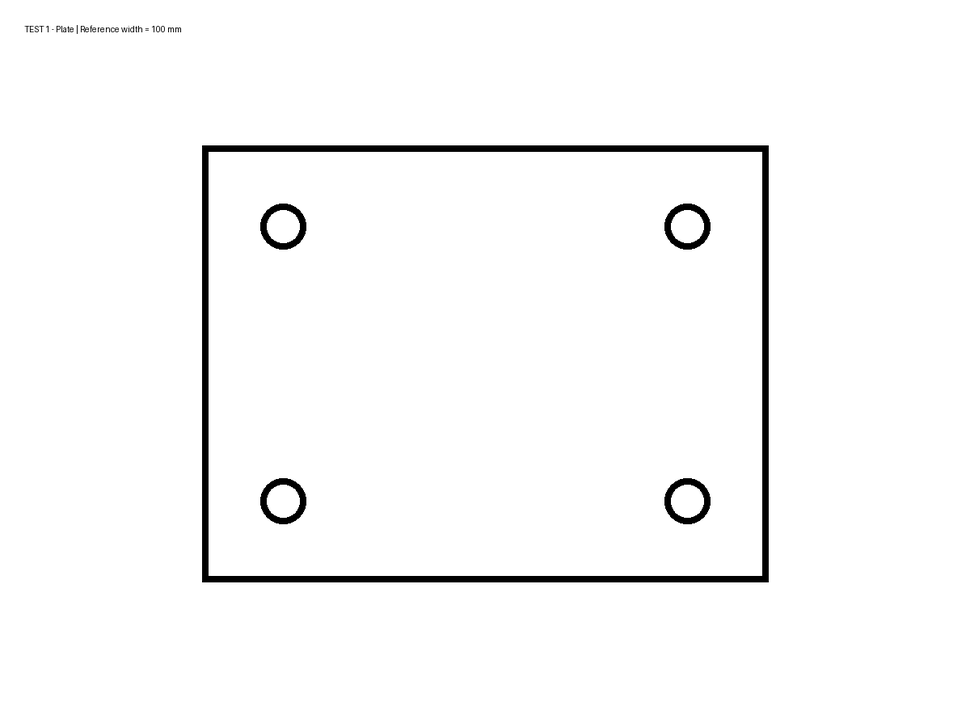
#> input picture test_01_simple_plate.png, 970 x 727 px, shrunk from 1200 x 900 before the run
$ python -i perspective_rectifier.py   (imports and definitions only)
#> lines starting #> are read from the running program, lines starting #| are printed output that depends on the picture; after the words box and inside, x2 and y2 are one past the last pixel; in counts of white or black regions, pixels touching at a corner belong together
"""perspective_rectifier.py — Camera perspective tilt detection and rectification.

Detects the workpiece bounding quadrilateral and compensates for off-axis camera tilt:
  1. Detects the largest closed workpiece contour.
  2. Extracts the 4-point quadrilateral (cv2.approxPolyDP with cv2.minAreaRect fallback).
  3. Measures keystoning convergence to estimate tilt angle.
  4. Decision rule:
     - tilt < 3.0°  -> Skip rectification entirely (avoids resampling blur on flat images).
     - 3.0° to 30.0° -> Computes homography and applies cv2.warpPerspective to rectify.
     - tilt > 30.0° -> Rejects with clear user-facing error message (camera too angled).
"""

import math
import logging
import cv2
import numpy as np

logger = logging.getLogger(__name__)

# Tilt threshold limits
MIN_TILT_TO_RECTIFY_DEG = 3.0
MAX_ALLOWED_TILT_DEG = 30.0


def order_points(pts: np.ndarray) -> np.ndarray:
    """Order 4 (x, y) points in cyclic clockwise order: [TL, TR, BR, BL]."""
    pts = pts.reshape(4, 2).astype(np.float32)
    cx = float(np.mean(pts[:, 0]))
    cy = float(np.mean(pts[:, 1]))
    angles = np.arctan2(pts[:, 1] - cy, pts[:, 0] - cx)
    idx = np.argsort(angles)
    pts = pts[idx]

    # Roll so point closest to top-left (min x+y) is index 0
    s = pts[:, 0] + pts[:, 1]
    start_idx = int(np.argmin(s))
    pts = np.roll(pts, -start_idx, axis=0)

    # Ensure clockwise ordering: P0(TL) -> P1(TR) -> P2(BR) -> P3(BL)
    v1 = pts[1] - pts[0]
    v2 = pts[3] - pts[0]
    if (v1[0] * v2[1] - v1[1] * v2[0]) < 0:
        pts = np.array([pts[0], pts[3], pts[2], pts[1]], dtype=np.float32)

    return pts


def estimate_quadrilateral(gray: np.ndarray) -> tuple[np.ndarray | None, float]:
    """Detect workpiece bounding quadrilateral and return ordered 4 corners.

    Returns:
        (ordered_quad, area) or (None, 0.0) if no valid object found.
    """
    h, w = gray.shape
    blurred = cv2.GaussianBlur(gray, (5, 5), 0)

    border = np.concatenate([gray[0, :], gray[h - 1, :], gray[:, 0], gray[:, w - 1]])
    bg_is_light = float(np.median(border)) > 127
    flag = cv2.THRESH_BINARY_INV if bg_is_light else cv2.THRESH_BINARY
    _, binary = cv2.threshold(blurred, 0, 255, flag + cv2.THRESH_OTSU)

    cnts, _ = cv2.findContours(binary, cv2.RETR_EXTERNAL, cv2.CHAIN_APPROX_SIMPLE)
    if not cnts:
        return None, 0.0

    # Filter border-touching contours
    candidates = []
    for c in cnts:
        x, y, bw, bh = cv2.boundingRect(c)
        if x <= 2 or y <= 2 or (x + bw) >= (w - 2) or (y + bh) >= (h - 2):
            continue
        area = cv2.contourArea(c)
        if area > 100:
            candidates.append((c, area))

    if not candidates:
        c = max(cnts, key=cv2.contourArea)
        area = cv2.contourArea(c)
    else:
        candidates.sort(key=lambda t: t[1], reverse=True)
        c, area = candidates[0]

    # Circular parts (e.g. gasket ring, round discs) are not quadrilateral workpieces
    peri = cv2.arcLength(c, True)
    if peri > 0:
        circ = 4 * math.pi * area / (peri ** 2)
        if circ > 0.82:
            return None, area

    approx = cv2.approxPolyDP(c, 0.02 * peri, True)

    if len(approx) == 4:
        pts = approx.reshape(4, 2)
    else:
        # Fall back to oriented minimum area bounding rectangle
        rect = cv2.minAreaRect(c)
        pts = cv2.boxPoints(rect)

    return order_points(pts), area


def measure_tilt(quad: np.ndarray) -> float:
    """Estimate camera off-axis tilt angle in degrees from quadrilateral keystoning.

    When an axis-aligned flat rectangular part is tilted toward/away from the camera,
    opposite sides converge due to perspective projection. The ratio of side lengths
    |w_top - w_bot| / max(w_top, w_bot) is proportional to perspective foreshortening.
    """
    tl, tr, br, bl = quad

    w_top = float(np.linalg.norm(tr - tl))
    w_bot = float(np.linalg.norm(br - bl))
    h_left = float(np.linalg.norm(bl - tl))
    h_right = float(np.linalg.norm(br - tr))

    w_max = max(w_top, w_bot)
    w_min = min(w_top, w_bot)
    h_max = max(h_left, h_right)
    h_min = min(h_left, h_right)

    ky = (w_max - w_min) / max(w_max, 1.0)
    kx = (h_max - h_min) / max(h_max, 1.0)
    max_k = max(kx, ky)

    # For standard top-down setup (camera distance ~ 1-1.5x sensor width),
    # the keystoning ratio k maps to tilt angle with k ~ 0.0052 per degree.
    tilt_deg = max_k / 0.0052
    return float(tilt_deg)


def rectify(image: np.ndarray) -> tuple[np.ndarray | None, float, str, str | None]:
    """Inspect image for perspective tilt and rectify if in acceptable range (3° to 30°).

    Returns:
        (rectified_img, tilt_deg, status, error_msg)
        status can be:
          - 'near_zero': tilt < 3.0° -> returned untouched
          - 'rectified': 3.0° <= tilt <= 30.0° -> homography applied
          - 'rejected_excessive_tilt': tilt > 30.0° -> None returned, hard rejected
          - 'unrectified': object detection failed
    """
    h, w = image.shape[:2]
    gray = cv2.cvtColor(image, cv2.COLOR_BGR2GRAY) if len(image.shape) == 3 else image

    quad, area = estimate_quadrilateral(gray)
    if quad is None:
        return image, 0.0, "unrectified", None

    tilt_deg = measure_tilt(quad)
    logger.info("Perspective analysis: estimated camera tilt = %.1f°", tilt_deg)

    # 1. Skip if tilt is near zero (preserves pristine images without warp blur)
    if tilt_deg < MIN_TILT_TO_RECTIFY_DEG:
        return image, tilt_deg, "near_zero", None

    # 2. Hard reject if tilt exceeds safety threshold
    if tilt_deg > MAX_ALLOWED_TILT_DEG:
        err = (
            f"Excessive camera perspective tilt: estimated at {tilt_deg:.1f}°, "
            f"which exceeds the {MAX_ALLOWED_TILT_DEG:.0f}° safety limit. "
            "Reconstruction rejected to prevent distorted CAD output. "
            "Please capture the photograph from directly above the flat part (top-down view)."
        )
        logger.warning(err)
        return None, tilt_deg, "rejected_excessive_tilt", err

    # 3. Rectify via perspective warp
    tl, tr, br, bl = quad
    w_top = float(np.linalg.norm(tr - tl))
    w_bot = float(np.linalg.norm(br - bl))
    h_left = float(np.linalg.norm(bl - tl))
    h_right = float(np.linalg.norm(br - tr))

    target_w = max(w_top, w_bot)
    rad = math.radians(tilt_deg)
    target_h = max(h_left, h_right) / max(0.5, math.cos(rad))

    cx, cy = w / 2.0, h / 2.0
    dst = np.array([
        [cx - target_w / 2.0, cy - target_h / 2.0],
        [cx + target_w / 2.0, cy - target_h / 2.0],
        [cx + target_w / 2.0, cy + target_h / 2.0],
        [cx - target_w / 2.0, cy + target_h / 2.0],
    ], dtype=np.float32)

    M = cv2.getPerspectiveTransform(quad, dst)
    border_val = 255 if np.median(gray) > 127 else 0
    rectified = cv2.warpPerspective(image, M, (w, h), borderValue=border_val)

    logger.info("Perspective rectification applied successfully for %.1f° tilt", tilt_deg)
    return rectified, tilt_deg, "rectified", None

>>> import cv2
>>> picture = cv2.imread('../../test_01_simple_plate.png')
#> picture is the input picture: shape (727, 970, 3); min 0, max 255, mean 249.1
>>> result = rectify(picture)
#> in estimate_quadrilateral, `border = np.concatenate([gray[0, :], gray[h - 1, :], gray[:, 0], gray[..`: border = 3394 values from 255 to 255
#> in estimate_quadrilateral, `bg_is_light = float(np.median(border)) > 127`: bg_is_light = True
#> in estimate_quadrilateral, `flag = cv2.THRESH_BINARY_INV if bg_is_light else cv2.THRESH_BINARY`: flag = 1
#> in estimate_quadrilateral, `_, binary = cv2.threshold(blurred, 0, 255, flag + cv2.THRESH_OTSU)`:
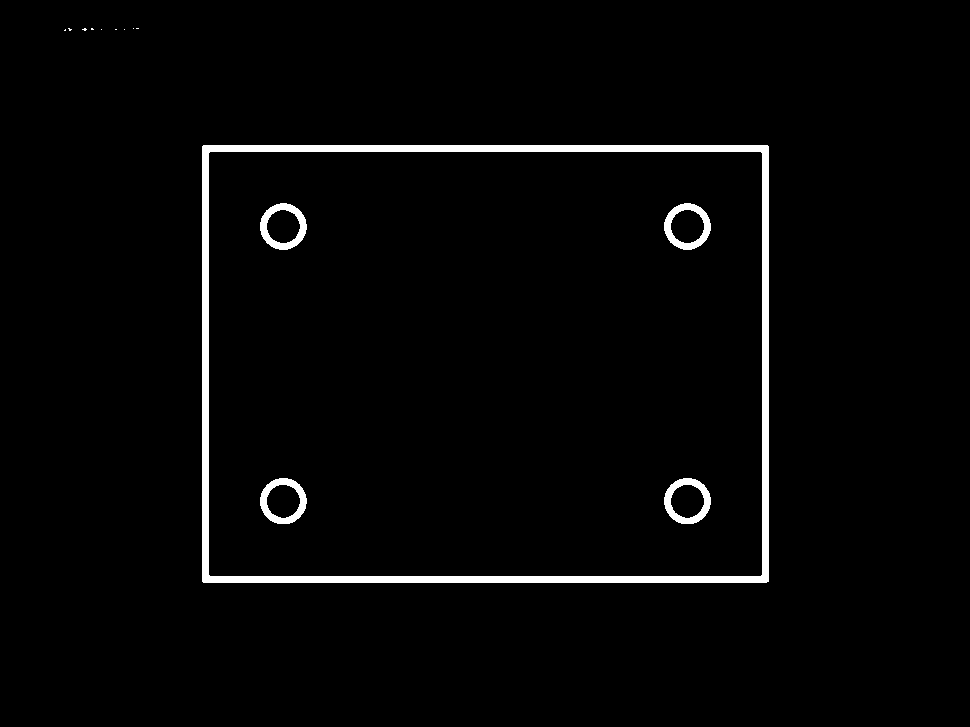
#> binary: shape (727, 970); 2.5% white; 14 white regions (9 under 20 px)
#> in estimate_quadrilateral, `cnts, _ = cv2.findContours(binary, cv2.RETR_EXTERNAL, cv2.CHAIN_APPROX..`: cnts = 10 contours, 9 with area under 20; largest, box (x1, y1, x2, y2) and area: (202, 145, 769, 583) 247339
#> the loop in estimate_quadrilateral, `for c in cnts:` made 10 passes
#> (x, y, bw, bh, area) on pass 1: (202, 145, 567, 438, 247339)
#> after the loop in estimate_quadrilateral, `for c in cnts:`: candidates = 1 item
#> in estimate_quadrilateral, `c, area = candidates[0]`: c = contour of 9 points, box (x1, y1, x2, y2) (202, 145, 769, 583), area 247339; area = 247339
#> in estimate_quadrilateral, `peri = cv2.arcLength(c, True)`: peri = 2003.7
#> in estimate_quadrilateral, `circ = 4 * math.pi * area / (peri ** 2)`: circ = 0.774
#> in estimate_quadrilateral, `approx = cv2.approxPolyDP(c, 0.02 * peri, True)`: approx = [[202, 146], [203, 582], [768, 581], [767, 145]]
#> in order_points, `cx = float(np.mean(pts[:, 0]))`: cx = 485
#> in order_points, `cy = float(np.mean(pts[:, 1]))`: cy = 363.5
#> in order_points, `angles = np.arctan2(pts[:, 1] - cy, pts[:, 0] - cx)`: angles = [-2.49, 2.48, 0.655, -0.659]
#> in order_points, `idx = np.argsort(angles)`: idx = [0, 3, 2, 1]
#> in order_points, `pts = pts[idx]`: pts = [[202, 146], [767, 145], [768, 581], [203, 582]]
#> in order_points, `s = pts[:, 0] + pts[:, 1]`: s = [348, 912, 1349, 785]
#> in order_points, `start_idx = int(np.argmin(s))`: start_idx = 0
#> in order_points, `v1 = pts[1] - pts[0]`: v1 = [565, -1]
#> in order_points, `v2 = pts[3] - pts[0]`: v2 = [1, 436]
#> in rectify, `quad, area = estimate_quadrilateral(gray)`: quad = [[202, 146], [767, 145], [768, 581], [203, 582]]; area = 247339
#> in measure_tilt, `tl, tr, br, bl = quad`: tl = [202, 146]; tr = [767, 145]; br = [768, 581]; bl = [203, 582]
#> in measure_tilt, `w_top = float(np.linalg.norm(tr - tl))`: w_top = 565
#> in measure_tilt, `h_left = float(np.linalg.norm(bl - tl))`: h_left = 436
#> in measure_tilt, `w_max = max(w_top, w_bot)`: w_max = 565
#> in measure_tilt, `h_max = max(h_left, h_right)`: h_max = 436
#> in measure_tilt, `ky = (w_max - w_min) / max(w_max, 1.0)`: ky = 0

$ run again, on test_02_bracket.png
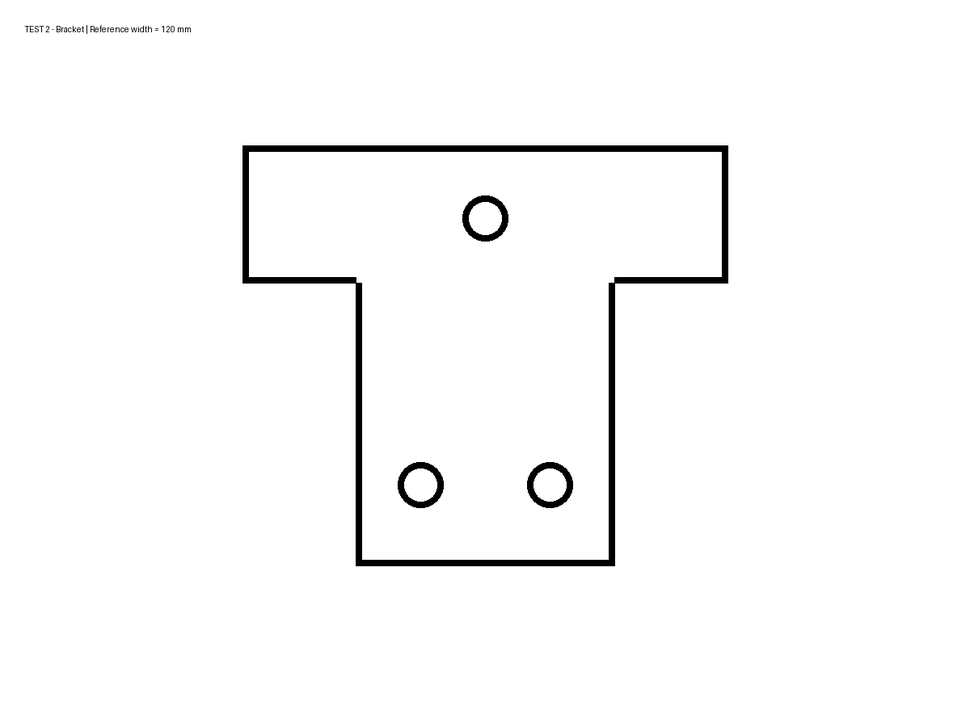
#> input picture test_02_bracket.png, 970 x 727 px, shrunk from 1200 x 900 before the run
#> picture is the input picture: shape (727, 970, 3); min 0, max 255, mean 249.9
#> border = 3394 values from 255 to 255
#> bg_is_light = True
#> flag = 1
#> in estimate_quadrilateral, `_, binary = cv2.threshold(blurred, 0, 255, flag + cv2.THRESH_OTSU)`:
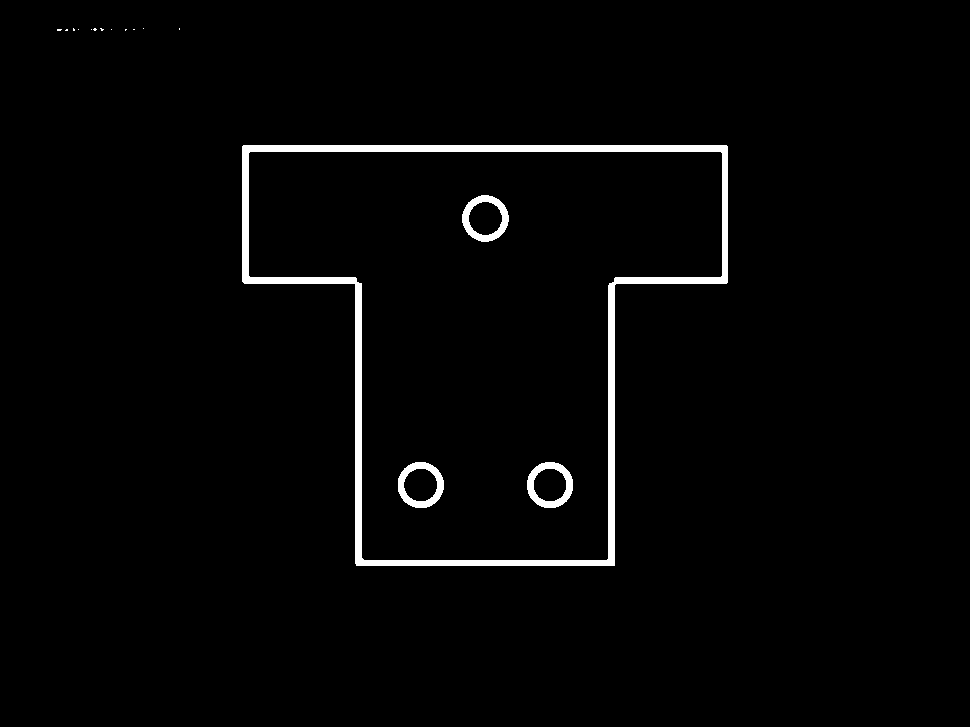
#> binary: shape (727, 970); 2.1% white; 16 white regions (12 under 20 px)
#> cnts = 13 contours, 12 with area under 20; largest, box (x1, y1, x2, y2) and area: (242, 145, 728, 566) 139966
#> the loop in estimate_quadrilateral, `for c in cnts:` made 13 passes
#> (x, y, bw, bh, area) on pass 1: (242, 145, 486, 421, 139965.5)
#> after the loop in estimate_quadrilateral, `for c in cnts:`: candidates = 1 item
#> in estimate_quadrilateral, `c, area = candidates[0]`: c = contour of 16 points, box (x1, y1, x2, y2) (242, 145, 728, 566), area 139966; area = 139965.5
#> peri = 1804.7
#> circ = 0.54
#> approx = [[243, 145], [242, 281], [355, 284], [356, 565], [614, 565], [614, 285], [727, 282], [727, 146]]
#> rect = ((484.5, 355), (420, 485), -90)
#> in estimate_quadrilateral, `pts = cv2.boxPoints(rect)`: pts = [[727, 565], [242, 565], [242, 145], [727, 145]]
#> cx = 484.5
#> cy = 355
#> angles = [0.714, 2.43, -2.43, -0.714]
#> idx = [2, 3, 0, 1]
#> in order_points, `pts = pts[idx]`: pts = [[242, 145], [727, 145], [727, 565], [242, 565]]
#> s = [387, 872, 1292, 807]
#> start_idx = 0
#> v1 = [485, 0]
#> v2 = [0, 420]
#> in rectify, `quad, area = estimate_quadrilateral(gray)`: quad = [[242, 145], [727, 145], [727, 565], [242, 565]]; area = 139965.5
#> tl = [242, 145]; tr = [727, 145]; br = [727, 565]; bl = [242, 565]
#> w_top = 485
#> h_left = 420
#> w_max = 485
#> h_max = 420
#> ky = 0

$ run again, on test_03_irregular_part.png
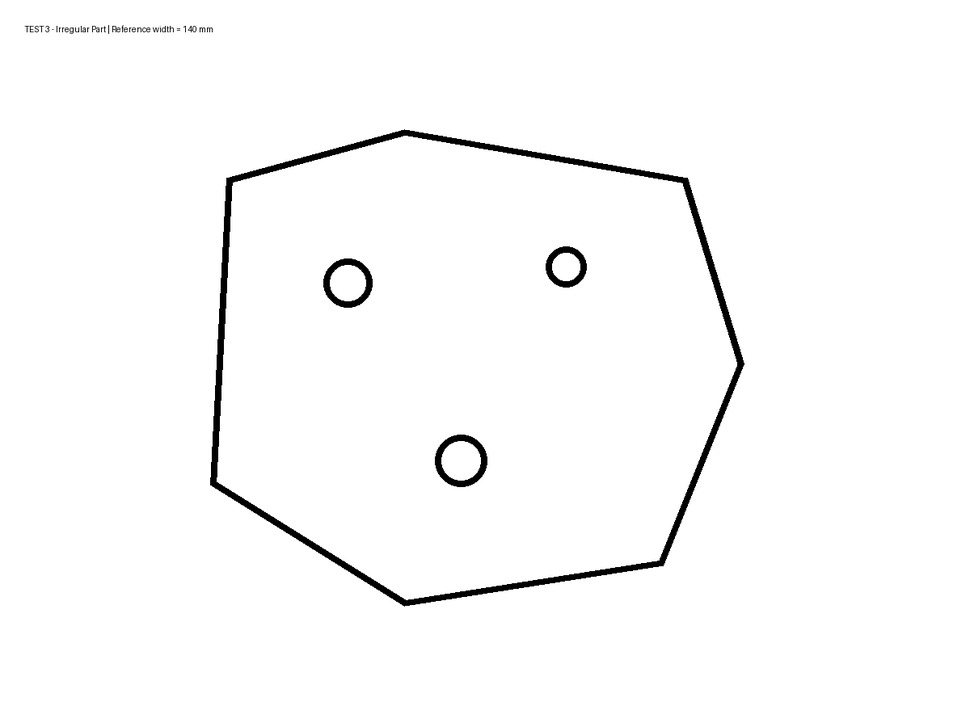
#> input picture test_03_irregular_part.png, 970 x 727 px, shrunk from 1200 x 900 before the run
#> picture is the input picture: shape (727, 970, 3); min 0, max 255, mean 250.3
#> border = 3394 values from 255 to 255
#> bg_is_light = True
#> flag = 1
#> in estimate_quadrilateral, `_, binary = cv2.threshold(blurred, 0, 255, flag + cv2.THRESH_OTSU)`:
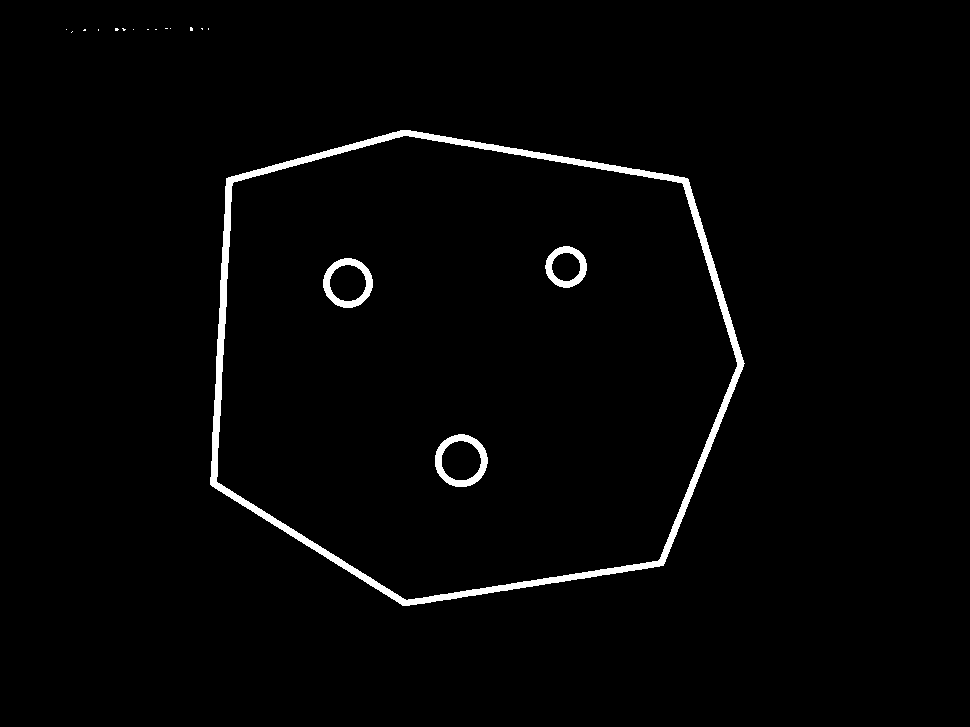
#> binary: shape (727, 970); 1.9% white; 18 white regions (14 under 20 px)
#> cnts = 15 contours, 14 with area under 20; largest, box (x1, y1, x2, y2) and area: (210, 130, 745, 606) 203364
#> the loop in estimate_quadrilateral, `for c in cnts:` made 15 passes
#> (x, y, bw, bh, area) on pass 1: (210, 130, 535, 476, 203363.5)
#> after the loop in estimate_quadrilateral, `for c in cnts:`: candidates = 1 item
#> in estimate_quadrilateral, `c, area = candidates[0]`: c = contour of 725 points, box (x1, y1, x2, y2) (210, 130, 745, 606), area 203364; area = 203363.5
#> peri = 1777.2
#> circ = 0.809
#> approx = [[226, 178], [212, 486], [402, 605], [663, 565], [744, 363], [687, 178], [410, 130]]
#> rect = ((479.4, 371.4), (474.8, 527.6), -86.99)
#> in estimate_quadrilateral, `pts = cv2.boxPoints(rect)`: pts = [[730.4, 622.3], [203.4, 594.5], [228.4, 120.4], [755.3, 148.2]]
#> cx = 479.4
#> cy = 371.4
#> angles = [0.785, 2.46, -2.36, -0.68]
#> idx = [2, 3, 0, 1]
#> in order_points, `pts = pts[idx]`: pts = [[228.4, 120.4], [755.3, 148.2], [730.4, 622.3], [203.4, 594.5]]
#> s = [348.8, 903.5, 1352.6, 798]
#> start_idx = 0
#> v1 = [526.9, 27.73]
#> v2 = [-24.95, 474.1]
#> in rectify, `quad, area = estimate_quadrilateral(gray)`: quad has the same summary as pts in order_points; area = 203363.5
#> tl = [228.4, 120.4]; tr = [755.3, 148.2]; br = [730.4, 622.3]; bl = [203.4, 594.5]
#> w_top = 527.6
#> h_left = 474.8
#> w_max = 527.6
#> h_max = 474.8
#> ky = 0
